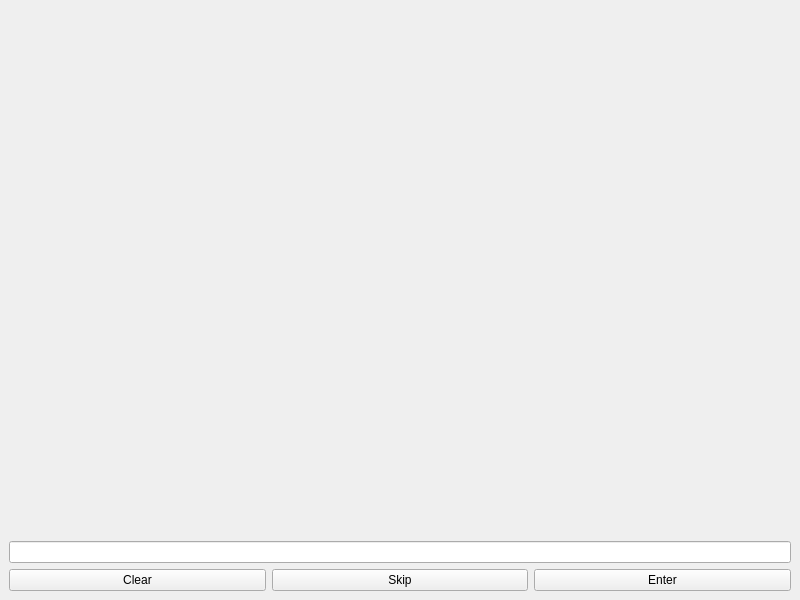
<?xml version="1.0" encoding="UTF-8"?>
<ui version="4.0">
 <class>GameScreen</class>
 <widget class="QMainWindow" name="GameScreen">
  <property name="geometry">
   <rect>
    <x>0</x>
    <y>0</y>
    <width>800</width>
    <height>600</height>
   </rect>
  </property>
  <property name="windowTitle">
   <string>MainWindow</string>
  </property>
  <widget class="QWidget" name="centralwidget">
   <layout class="QVBoxLayout" name="verticalLayout">
    <item alignment="Qt::AlignHCenter|Qt::AlignVCenter">
     <widget class="QLabel" name="WordLabel">
      <property name="text">
       <string/>
      </property>
     </widget>
    </item>
    <item>
     <layout class="QGridLayout" name="gridLayout">
      <item row="1" column="0">
       <widget class="QPushButton" name="ClearButton">
        <property name="text">
         <string>Clear</string>
        </property>
       </widget>
      </item>
      <item row="1" column="2">
       <widget class="QPushButton" name="EnterButton">
        <property name="text">
         <string>Enter</string>
        </property>
       </widget>
      </item>
      <item row="1" column="1">
       <widget class="QPushButton" name="SkipButton">
        <property name="text">
         <string>Skip</string>
        </property>
       </widget>
      </item>
      <item row="0" column="0" colspan="3">
       <widget class="QLineEdit" name="UserInput"/>
      </item>
     </layout>
    </item>
   </layout>
  </widget>
 </widget>
 <resources/>
 <connections/>
</ui>
